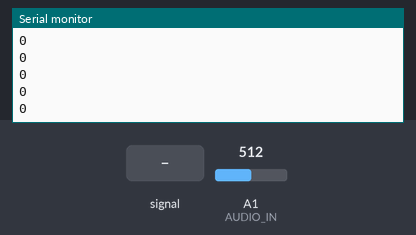
Recording of a sketch running on a simulated Arduino Uno, built with avr-gcc and run on an emulated ATmega328P. Shown: the last lines printed to the serial monitor. Inputs (shaded band) come from the test bench; at power-on: A1 (AUDIO_IN) = 512.

Above: at 1.2 s.
1.3 s: A1 (AUDIO_IN) fed a 200 Hz sine of ±81 counts around its level
At 2.0 s:
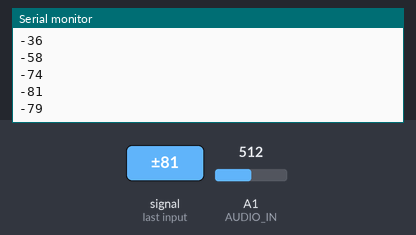
2.8 s: A1 (AUDIO_IN) set to 716
At 3.6 s:
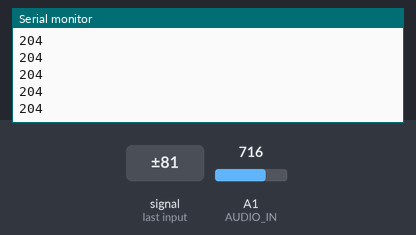
4.3 s: A1 (AUDIO_IN) fed a 1000 Hz sine of ±255 counts around its level
5.8 s: A1 (AUDIO_IN) set to 511
At 6.7 s:
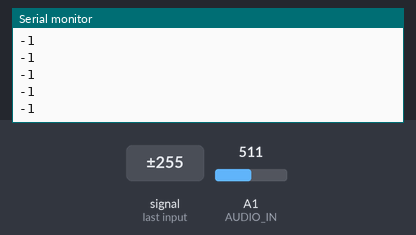
Timing chart, 0 to 8.3 s (numbered marks = the images above; inputs shaded):
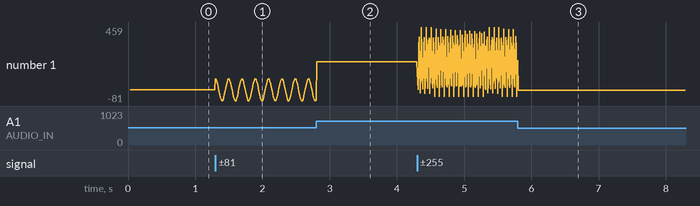

Measured:
- after the input at 1.3 s, the serial monitor: prints a new line at once (image 1)
- plotted number 1: 0 → -72 after the input at 1.3 s

The sketch:

audio_in_toco.ino
```cpp
#define AUDIO_IN A1
#define CALIBRATION_SAMPLES 200

float sensor = 0;
int calibration = 0;
float calibration_avg = 0.;

void setup() {
  Serial.begin(9600);
}

void loop() {
  if (calibration < CALIBRATION_SAMPLES) {
    calibration_avg = ((calibration_avg * calibration) + analogRead(AUDIO_IN)) /
                                           ++calibration;
    //Serial.print("Calibrating steps left: ");
    //Serial.println((CALIBRATION_SAMPLES - calibration));

  } else {
    sensor = (analogRead(AUDIO_IN) - calibration_avg);
    Serial.println(int(sensor));
    delay(10);
  }
}
```
